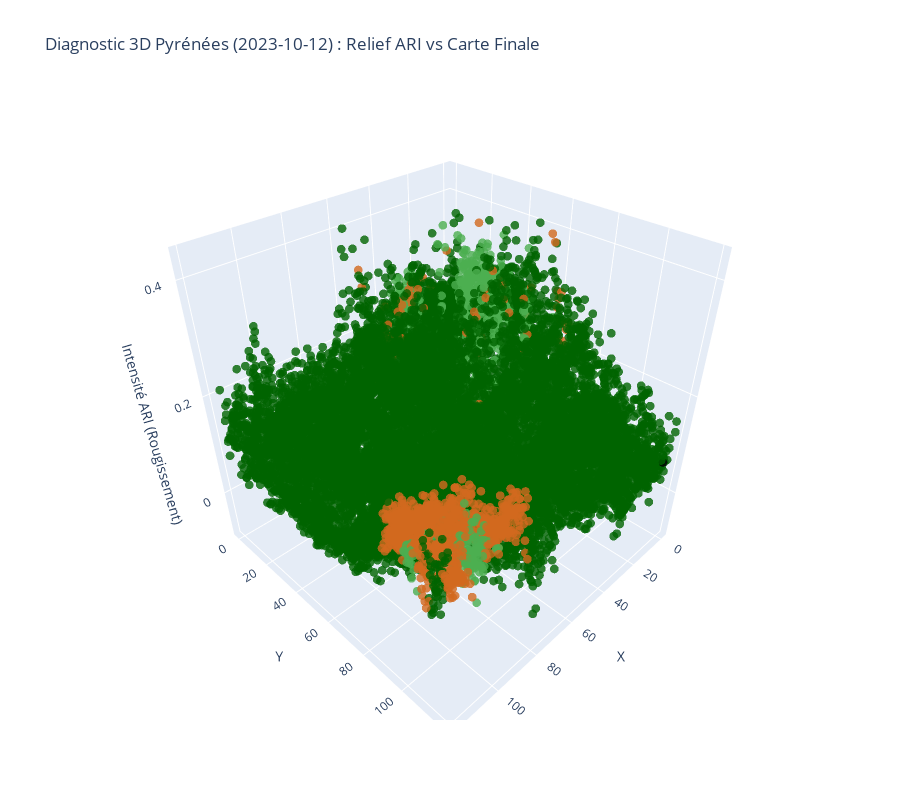

Notebook code cell kept with this figure:
### Markdown cell above
##  Interprétation Territoriale : La Carte Finale en 3D

La carte `carte_strates.tif` constitue le livrable final pour les gestionnaires du massif. Cependant, une lecture à plat (2D) ne permet pas de saisir la **pression biologique** exercée par les landes sur les zones de pâturage. 

En projetant la carte finale sur le relief de l'indice ARI (notre indicateur de sénescence), nous transformons une simple classification en un **outil de diagnostic pastoral**. Cette visualisation permet de répondre à une question humaine concrète : *Où la lande est-elle la plus active et menace-t-elle de fermer l'estive ?*

### Code cell
# --- 10. VISUALISATION 3D : VALIDATION DE LA CARTE FINALE ---
import plotly.graph_objects as go
import numpy as np
import os
from osgeo import gdal

# 1. PARAMÈTRES FIXES
# Couleurs : Sable (#D2B48C), Vert Prairie (#4CAF50), Brun Broussaille (#D2691E), Vert Sombre (#006400)
MAP_PALETTE = {1: "#D2B48C", 2: "#4CAF50", 3: "#D2691E", 4: "#006400"}
MAP_LABELS = {1: "Sol Nu", 2: "Herbe", 3: "Landes", 4: "Arbre"}

# Chemins 
PATH_ARI = os.path.join(RESULTS_DIR, "ARI_serie_temp.tif")
PATH_MAP = os.path.join(RESULTS_DIR, "carte_strates.tif")

if os.path.exists(PATH_ARI) and os.path.exists(PATH_MAP):
    # 2. CHARGEMENT
    ds_ari = gdal.Open(PATH_ARI)
    ds_map = gdal.Open(PATH_MAP)
    
    # Choix de la date : 12 Octobre 2023 
    # C'est la date de "séparabilité maximale" identifiée dans l'analyse phénologique
    idx_date = 5 
    
    # Zoom sur une zone mixte 
    half = 60
    cx, cy = ds_map.RasterXSize // 2, ds_map.RasterYSize // 2
    
    # Lecture des données (ARI = Relief, Map = Couleur)
    z_ari = ds_ari.GetRasterBand(idx_date + 1).ReadAsArray(cx-half, cy-half, 2*half, 2*half)
    z_cl = ds_map.GetRasterBand(1).ReadAsArray(cx-half, cy-half, 2*half, 2*half)
    
    # Nettoyage des NoData
    z_ari = np.nan_to_num(z_ari, nan=0.0)
    z_ari[z_ari == -9999] = 0

    # 3. CRÉATION DU NUAGE DE POINTS 3D
    ny, nx = z_ari.shape
    x, y = np.meshgrid(np.arange(nx), np.arange(ny))
    
    fig = go.Figure(data=[go.Scatter3d(
        x=x.flatten(), y=y.flatten(), z=z_ari.flatten(),
        mode='markers',
        marker=dict(
            size=3,
            color=[MAP_PALETTE.get(c, 'black') for c in z_cl.flatten()],
            opacity=0.8
        ),
        text=[f"Classe: {MAP_LABELS.get(c, c)}<br>ARI: {z:.3f}" for c, z in zip(z_cl.flatten(), z_ari.flatten())],
        hoverinfo='text'
    )])

    # 4. MISE EN PAGE
    date_str = dates_str[idx_date] if 'dates_str' in locals() else "12 Octobre 2023"
    fig.update_layout(
        title=f"Diagnostic 3D Pyrénées ({date_str}) : Relief ARI vs Carte Finale",
        scene=dict(
            xaxis_title="X", yaxis_title="Y", zaxis_title="Intensité ARI (Rougissement)",
            zaxis=dict(range=[-0.1, 0.45])
        ),
        height=800
    )
    fig.show()
    
    # Export HTML pour le rendu final
    out_html = os.path.join(RESULTS_DIR, "figure/validation_3D_finale.html")
    fig.write_html(out_html)

### Figure 1 — Plotly figure (JSON) as saved in the notebook; plotly's stock layout.template omitted (floating-point values rounded to 4 significant figures; data arrays with more than 128 entries replaced by an {"elided": "..."} marker saying what was removed)
{"data": [{"hoverinfo": "text", "marker": {"color": {"elided": "14400 str values"}, "opacity": 0.8, "size": 3}, "mode": "markers", "text": {"elided": "14400 str values"}, "type": "scatter3d", "x": {"elided": "14400 int values"}, "y": {"elided": "14400 int values"}, "z": {"elided": "14400 float values"}}], "layout": {"height": 800, "scene": {"xaxis": {"title": {"text": "X"}}, "yaxis": {"title": {"text": "Y"}}, "zaxis": {"range": [-0.1, 0.45], "title": {"text": "Intensité ARI (Rougissement)"}}}, "title": {"text": "Diagnostic 3D Pyrénées (2023-10-12) : Relief ARI vs Carte Finale"}}}
